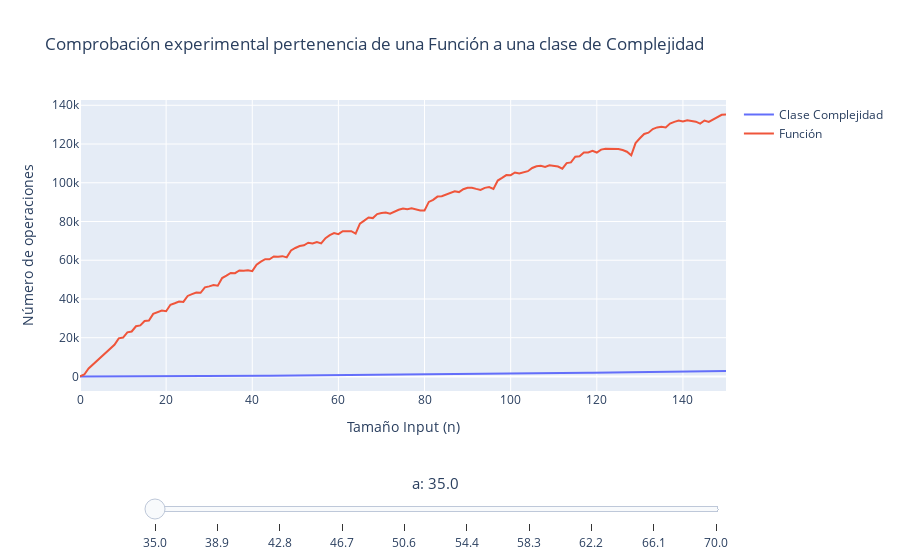

The cell this chart's notebook holds for it:
### Markdown cell above
#### `do_karatsuba` $\in O(i^{\log_2(3)})$

### Code cell
O_nlog_23 = [O_karatsuba(n) for n in range(len(L_K_DIFF))]
valores_funcion = [i[2] for i in L_K_DIFF]

pintar_con_deslizador(   funcion=valores_funcion, 
                        clase_complejidad=O_nlog_23, 
                        deslizador=np.linspace(35, 70, 10),
                        verbose= True)
# 3mins (10frames)
# (35 frames) 9mins aprox!!!!!!!!!!

### Figure 1 — Plotly figure (JSON) as saved in the notebook; plotly's stock layout.template omitted (floating-point values rounded to 4 significant figures; data arrays with more than 128 entries replaced by an {"elided": "..."} marker saying what was removed)
{"data": [{"mode": "lines", "name": "Clase Complejidad", "type": "scatter", "x": {"elided": "151 int values"}, "y": {"elided": "151 float values"}}, {"mode": "lines", "name": "Función", "type": "scatter", "x": {"elided": "151 int values"}, "y": {"elided": "151 int values"}}], "layout": {"sliders": [{"currentvalue": {"font": {"size": 15}, "prefix": "a: ", "visible": true, "xanchor": "center"}, "len": 0.9, "steps": [{"args": [["35.0"], {"frame": {"duration": 100, "redraw": true}, "mode": "immediate", "transition": {"duration": 0}}], "label": "35.0", "method": "animate"}, {"args": [["38.888888888888886"], {"frame": {"duration": 100, "redraw": true}, "mode": "immediate", "transition": {"duration": 0}}], "label": "38.9", "method": "animate"}, {"args": [["42.77777777777778"], {"frame": {"duration": 100, "redraw": true}, "mode": "immediate", "transition": {"duration": 0}}], "label": "42.8", "method": "animate"}, {"args": [["46.666666666666664"], {"frame": {"duration": 100, "redraw": true}, "mode": "immediate", "transition": {"duration": 0}}], "label": "46.7", "method": "animate"}, {"args": [["50.55555555555556"], {"frame": {"duration": 100, "redraw": true}, "mode": "immediate", "transition": {"duration": 0}}], "label": "50.6", "method": "animate"}, {"args": [["54.44444444444444"], {"frame": {"duration": 100, "redraw": true}, "mode": "immediate", "transition": {"duration": 0}}], "label": "54.4", "method": "animate"}, {"args": [["58.33333333333333"], {"frame": {"duration": 100, "redraw": true}, "mode": "immediate", "transition": {"duration": 0}}], "label": "58.3", "method": "animate"}, {"args": [["62.22222222222222"], {"frame": {"duration": 100, "redraw": true}, "mode": "immediate", "transition": {"duration": 0}}], "label": "62.2", "method": "animate"}, {"args": [["66.11111111111111"], {"frame": {"duration": 100, "redraw": true}, "mode": "immediate", "transition": {"duration": 0}}], "label": "66.1", "method": "animate"}, {"args": [["70.0"], {"frame": {"duration": 100, "redraw": true}, "mode": "immediate", "transition": {"duration": 0}}], "label": "70.0", "method": "animate"}], "transition": {"duration": 0}, "x": 0.1, "y": -0.2}], "title": {"text": "Comprobación experimental pertenencia de una Función a una clase de Complejidad"}, "xaxis": {"title": {"text": "Tamaño Input (n)"}}, "yaxis": {"title": {"text": "Número de operaciones"}}}}
